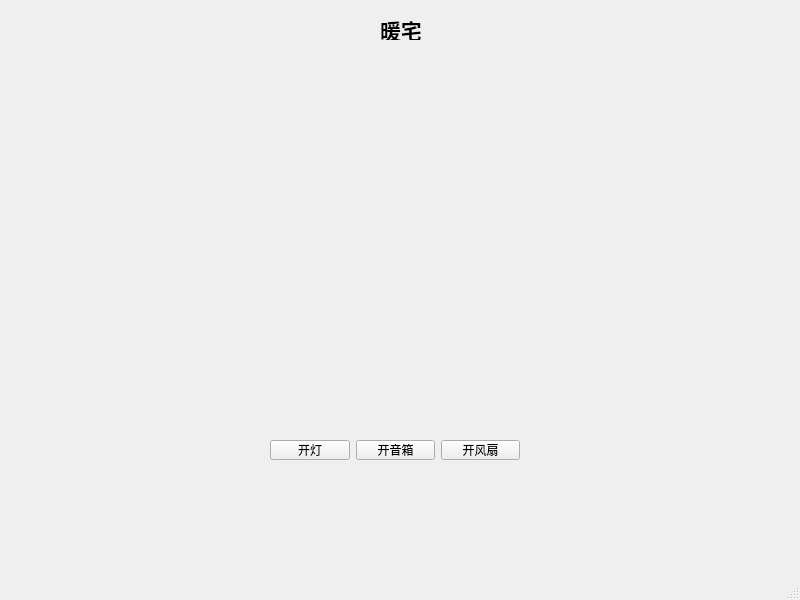
<?xml version="1.0" encoding="UTF-8"?>
<ui version="4.0">
 <class>MainWindow</class>
 <widget class="QMainWindow" name="MainWindow">
  <property name="geometry">
   <rect>
    <x>0</x>
    <y>0</y>
    <width>800</width>
    <height>600</height>
   </rect>
  </property>
  <property name="windowTitle">
   <string>MainWindow</string>
  </property>
  <widget class="QWidget" name="centralwidget">
   <widget class="QLabel" name="label">
    <property name="geometry">
     <rect>
      <x>380</x>
      <y>20</y>
      <width>41</width>
      <height>20</height>
     </rect>
    </property>
    <property name="font">
     <font>
      <pointsize>16</pointsize>
      <bold>true</bold>
     </font>
    </property>
    <property name="text">
     <string>暖宅</string>
    </property>
   </widget>
   <widget class="QWidget" name="">
    <property name="geometry">
     <rect>
      <x>270</x>
      <y>440</y>
      <width>250</width>
      <height>20</height>
     </rect>
    </property>
    <layout class="QHBoxLayout" name="horizontalLayout">
     <item>
      <widget class="QPushButton" name="pushButton">
       <property name="text">
        <string>开灯</string>
       </property>
      </widget>
     </item>
     <item>
      <widget class="QPushButton" name="pushButton_2">
       <property name="text">
        <string>开音箱</string>
       </property>
      </widget>
     </item>
     <item>
      <widget class="QPushButton" name="pushButton_3">
       <property name="text">
        <string>开风扇</string>
       </property>
      </widget>
     </item>
    </layout>
   </widget>
  </widget>
  <widget class="QMenuBar" name="menubar">
   <property name="geometry">
    <rect>
     <x>0</x>
     <y>0</y>
     <width>800</width>
     <height>17</height>
    </rect>
   </property>
  </widget>
  <widget class="QStatusBar" name="statusbar"/>
 </widget>
 <resources/>
 <connections/>
</ui>
